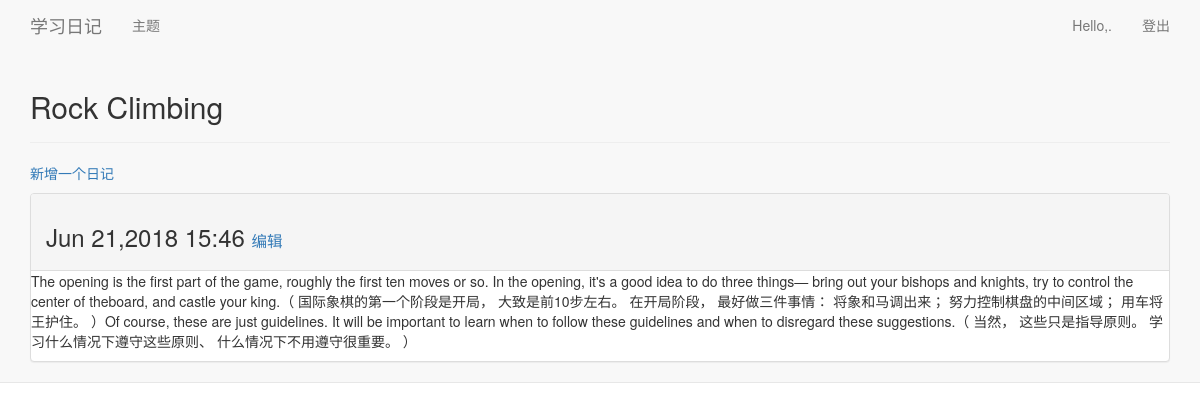
Page /topics/4/ (signed in) on the committed database.
### learning_log/models.py (models this page shows, shortened)
class Topic(models.Model):
    text = models.CharField(max_length=200)
    date_added = models.DateTimeField(auto_now_add = True)
    owner = models.ForeignKey(User)
    def __unicode__(self):
	"""返回模型的字符串表示"""
	return self.text

class Entry(models.Model):
    topic = models.ForeignKey(Topic)
    text = models.TextField()
    date_added = models.DateTimeField(auto_now_add=True)
    class Meta:
        verbose_name_plural = 'entries'

### learning_log/views.py (the view)
# urls.py: url(r'^topics/(?P<topic_id>\d+)/$',views.topic,name='topic'),
@login_required
def topic(request,topic_id):
    topic = Topic.objects.get(id=topic_id)
    if topic.owner != request.user:
        raise Http404
    entries = topic.entry_set.order_by('-date_added')
    context = {'topic':topic,'entries':entries}
    return render(request,'learning_log/topic.html',context)

### learning_log/templates/learning_log/topic.html
{% extends 'learning_log/base.html' %}
{% block header %}
  <h2>{{ topic }}</h2>
{% endblock header %}
{% block content %}
  <p>
    <a href="{% url 'learning_log:new_entry' topic.id %}">新增一个日记</a>
  </p>
    {% for entry in entries %}
      <div class="panel panel-default">
        <div class="panel-heading">
          <h3>
            {{ entry.date_added|date:'M d,Y H:i' }}
            <small>
              <a href="{% url 'learning_log:edit_entry' entry.id %}">编辑</a>
            </small>
          </h3>
        </div>
        <div class="panal-body">
          {{ entry.text|linebreaks }}
        </div>
    {% empty %}
      在这主题中，这是一条新的记录。
    {% endfor %}
{% endblock content %}

### rows in the picture
Topic: text "Rock Climbing"
Entry: date_added "Jun 21,2018 15:46", text "The opening is the first part of the game, roughly the first ten moves or so. In the opening, it's a good idea to do three things— bring out your bishops and knights, try to control the center of theboard, and castle your king.（ 国际象棋的第一个阶段是开局， 大致是前10步左右。 在开局阶段， 最好做三件事情： 将象和马调出来； 努力控制棋盘的中间区域； 用车将王护住。 ）Of course, these are just guidelines. It will be important to learn when to follow these guidelines and when to disregard these suggestions.（ 当然， 这些只是指导原则。 学习什么情况下遵守这些原则、 什么情况下不用遵守很重要。 ）"
